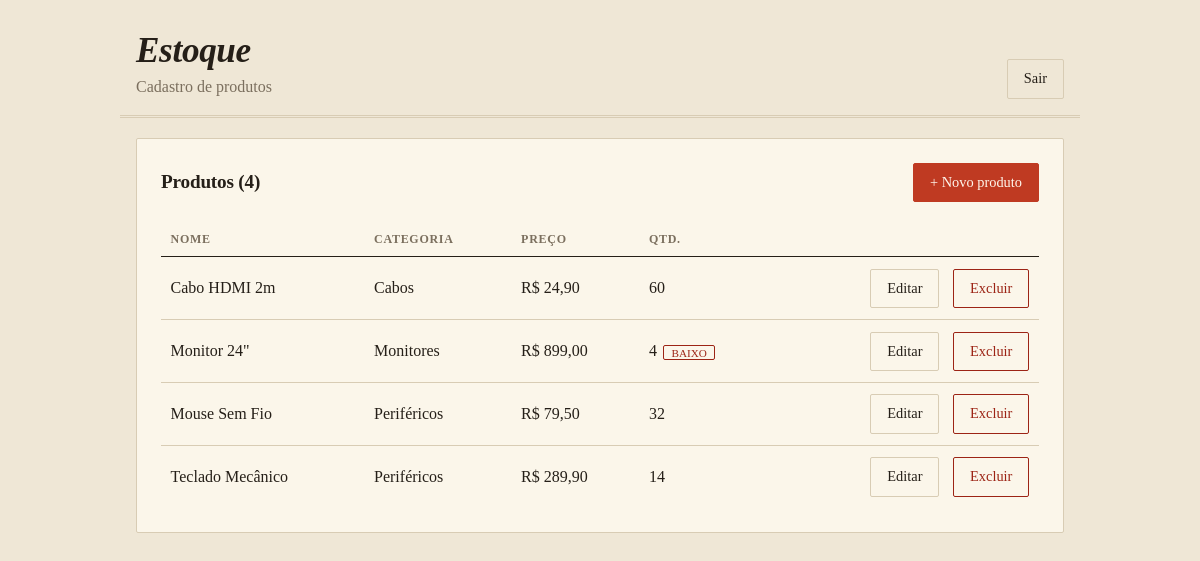
/index.php (signed in), run on the app's committed database.
### tables this page shows
CREATE TABLE produtos (
  id         INT AUTO_INCREMENT PRIMARY KEY,
  nome       VARCHAR(100)  NOT NULL,
  categoria  VARCHAR(50)   NOT NULL,
  preco      DECIMAL(10,2) NOT NULL,
  quantidade INT           NOT NULL
);

### conexao.php (called while the page is built, shortened)
<?php
function h($texto)
{
    return htmlspecialchars((string) $texto, ENT_QUOTES, 'UTF-8');
}

### index.php (the view, shortened to what this page needs)
<?php
require 'conexao.php';
$produtos = $pdo->query('SELECT * FROM produtos ORDER BY id DESC')->fetchAll();
require 'cabecalho.php';
?>
<section class="card">
    <div class="lista-topo">
        <h2>Produtos (<?= count($produtos) ?>)</h2>
        <a href="criar.php" class="btn btn-principal">+ Novo produto</a>
    </div>
    <?php if (count($produtos) === 0): ?>
        <p class="vazio">Nenhum produto cadastrado ainda.</p>
    <?php else: ?>
        <table>
            <thead>
                <tr>
                    <th>Nome</th>
                    <th>Categoria</th>
                    <th>Preço</th>
                    <th>Qtd.</th>
                    <th></th>
                </tr>
            </thead>
            <tbody>
                <?php foreach ($produtos as $p): ?>
                    <tr>
                        <td data-rotulo="Nome"><?= h($p['nome']) ?></td>
                        <td data-rotulo="Categoria"><?= h($p['categoria']) ?></td>
                        <td data-rotulo="Preço">R$ <?= number_format($p['preco'], 2, ',', '.') ?></td>
                        <td data-rotulo="Qtd.">
                            <span><?= $p['quantidade'] ?><?php if ($p['quantidade'] <= 5): ?><em class="etiqueta">baixo</em><?php endif; ?></span>
                        </td>
                        <td class="botoes">
                            <a href="editar.php?id=<?= $p['id'] ?>" class="btn btn-sec">Editar</a>
                            <form action="excluir.php" method="post" onsubmit="return confirm('Excluir este produto?')">
                                <button class="btn btn-perigo">Excluir</button>
                            </form>
                        </td>
                    </tr>
                <?php endforeach; ?>
            </tbody>
        </table>
    <?php endif; ?>
</section>
<?php require 'rodape.php'; ?>

### cabecalho.php (shortened to what this page needs)
<!DOCTYPE html>
<html lang="pt-BR">
<head>
    <link rel="stylesheet" href="style.css">
</head>
<body>
<header class="topo">
    <div>
        <h1>Estoque</h1>
        <p class="sub">Cadastro de produtos</p>
    </div>
    <?php if (!empty($_SESSION['usuario_id'])): ?>
        <a href="logout.php" class="btn btn-sec">Sair</a>
    <?php endif; ?>
</header>
<main>

### rodape.php (shortened to what this page needs)
</main>
</body>
</html>

### style.css (style rules this page uses)
* { box-sizing: border-box; }
body { margin: 0; background: var(--fundo); color: var(--texto); font-family: var(--fonte); line-height: 1.5; }
h1, h2 { margin: 0; font-family: var(--fonte-titulo); text-transform: var(--caixa-alta); letter-spacing: -.01em; }
h1 { font-size: 2.2rem; line-height: 1.1; }
h2 { font-size: 1.2rem; }
.sub { margin: .25rem 0 0; color: var(--suave); }
.topo { max-width: 960px; margin: 0 auto; padding: 2rem 1rem 1.25rem; display: flex; flex-wrap: wrap; gap: 1rem; align-items: flex-end; justify-content: space-between; }
main { max-width: 960px; margin: 0 auto; padding: 0 1rem 3rem; }
.card { background: var(--cartao); border: var(--borda) solid var(--linha); border-radius: var(--raio); box-shadow: var(--sombra); padding: 1.5rem; }
.lista-topo { display: flex; flex-wrap: wrap; gap: .75rem; align-items: center; justify-content: space-between; margin-bottom: 1.25rem; }
.btn { display: inline-block; font: inherit; font-size: .9rem; padding: .5rem 1rem; text-decoration: none; text-transform: var(--caixa-alta); cursor: pointer; border: var(--borda) solid var(--linha); border-radius: var(--raio); background: transparent; color: var(--texto); }
.btn-principal { background: var(--destaque); border-color: var(--destaque); color: var(--sobre-destaque); }
.btn-perigo { color: var(--perigo); border-color: var(--perigo); }
form { display: grid; grid-template-columns: repeat(auto-fit, minmax(220px, 1fr)); gap: 1rem; align-items: end; }
table { width: 100%; border-collapse: collapse; }
th { text-align: left; font-size: .75rem; text-transform: uppercase; letter-spacing: .06em; color: var(--suave); padding: .5rem .6rem; border-bottom: var(--borda) solid var(--texto); }
td { padding: .7rem .6rem; border-bottom: var(--borda) solid var(--linha); vertical-align: middle; }
tr:last-child td { border-bottom: 0; }
.botoes { text-align: right; white-space: nowrap; }
.botoes .btn, .botoes form { display: inline-block; margin-left: .3rem; }
.botoes form { margin-right: 0; }
.etiqueta { font-style: normal; margin-left: .4rem; padding: .05rem .45rem; font-size: .7rem; text-transform: uppercase; color: var(--perigo); border: var(--borda) solid var(--perigo); border-radius: var(--raio); }
:root { --fundo: #efe7d6; --cartao: #fbf6ea; --texto: #251f18; --suave: #7b6f5e; --linha: #d8ccb4; --destaque: #bf3a22; --sobre-destaque: #fff6ec; --perigo: #9c2415; --raio: 2px; --borda: 1px; --sombra: none; --fonte: Georgia, "Times New Roman", serif; --fonte-titulo: Georgia, "Times New Roman", serif; --caixa-alta: none; }
h1 { font-style: italic; }
.topo { border-bottom: 3px double var(--linha); margin-bottom: 1.25rem; padding-bottom: 1rem; }

### data on the page
produtos: nome "Cabo HDMI 2m", categoria "Cabos", preco "24,90", quantidade "60"
produtos: nome "Monitor 24\"", categoria "Monitores", preco "899,00", quantidade "4", shows "BAIXO"
produtos: nome "Mouse Sem Fio", categoria "Periféricos", preco "79,50", quantidade "32"
produtos: nome "Teclado Mecânico", categoria "Periféricos", preco "289,90", quantidade "14"

### other printed values
count($produtos) "4"
